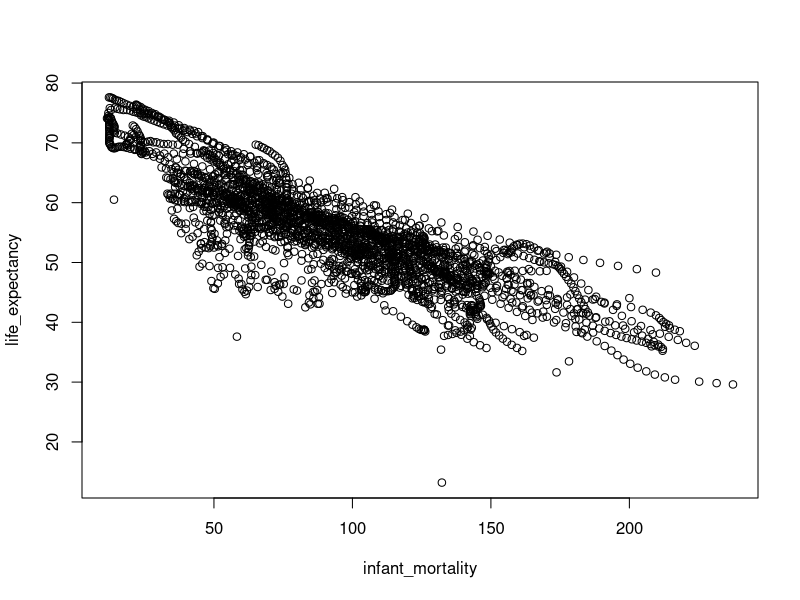
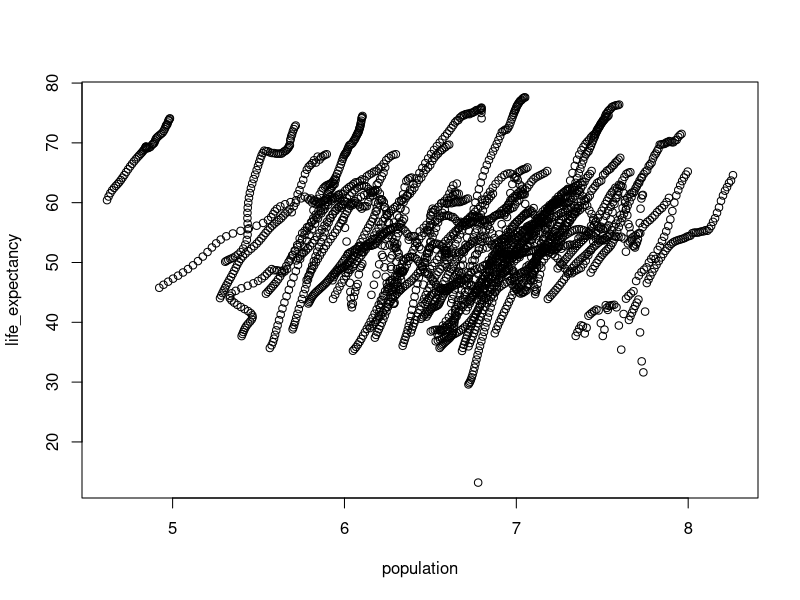
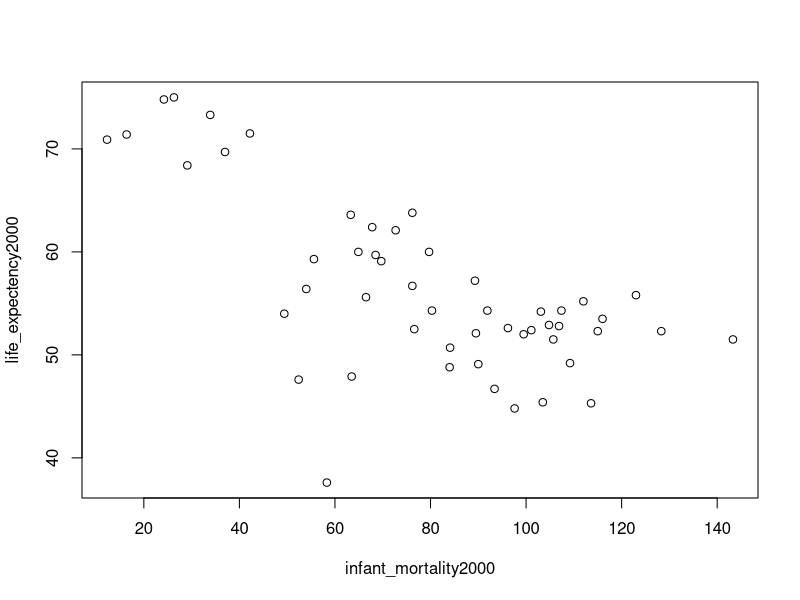
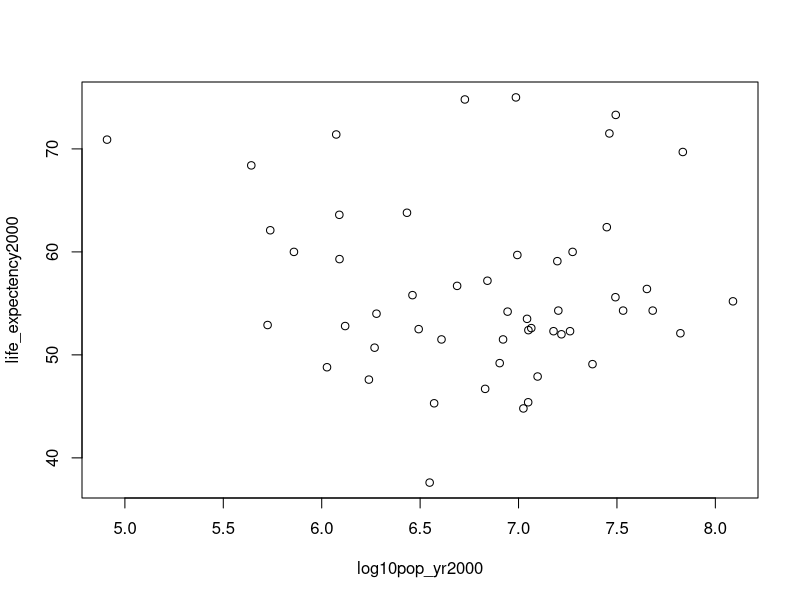
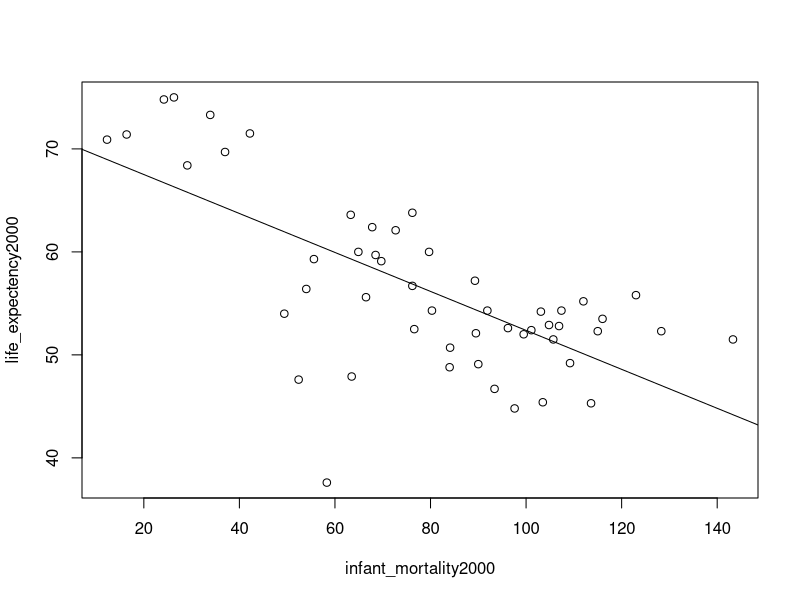
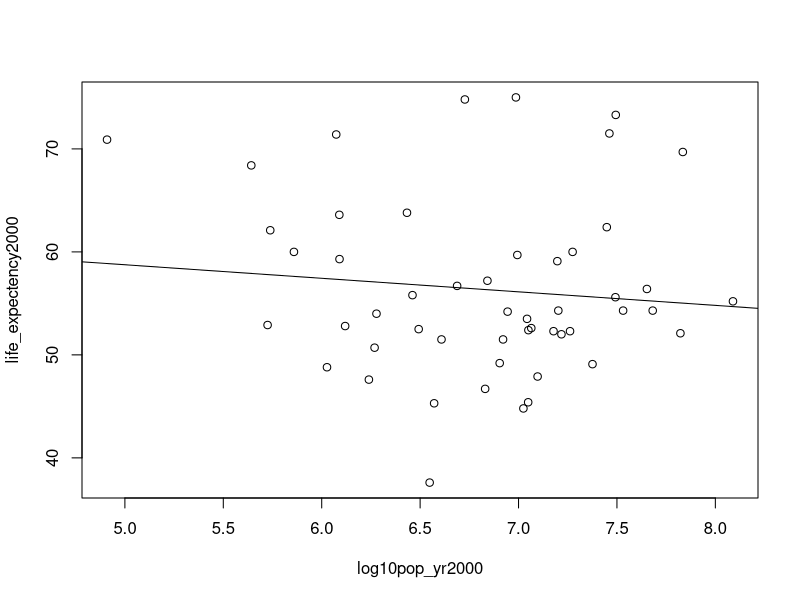

R code for these plots, in order:
## ---- chunk 1
library(dslabs)
data("gapminder")
## ---- chunk 2
help(gapminder)
str(gapminder)
summary(gapminder)
## ---- chunk 3
class(gapminder)
## ---- chunk 4
africadata <- gapminder$continent == "Africa"
## ---- chunk 5
str(africadata)
summary(africadata)
## ---- chunk 6
infant_mortality_africa <- gapminder$infant_mortality[africadata]
## ---- chunk 7
life_expectency_africa <- gapminder$life_expectancy[africadata]
## ---- chunk 8
Infant_LifeExpec_Africa <- data.frame(infant_mortality = infant_mortality_africa, life_expectancy = life_expectency_africa)
## ---- chunk 9
Population_africa <- gapminder$population[africadata]
life_expectency_africa <- gapminder$life_expectancy[africadata]
## ---- chunk 10
Pop_LifeExp_Africa <- data.frame(population = Population_africa, life_expectency = life_expectency_africa)
## ---- chunk 11
str(Pop_LifeExp_Africa)
str(Infant_LifeExpec_Africa)
summary(Pop_LifeExp_Africa)
summary(Infant_LifeExpec_Africa)
## ---- chunk 12
plot(Infant_LifeExpec_Africa)
## ---- chunk 13
logten_pop_africa <- log10(Population_africa)
## ---- chunk 14
log10_pop_life_expec_africa <- data.frame(population = logten_pop_africa, life_expectancy = life_expectency_africa)
## ---- chunk 15
plot(log10_pop_life_expec_africa)
## ---- chunk 16
na_index <- is.na(infant_mortality_africa)
## ---- chunk 17
gapminder$year[na_index]
## ---- chunk 18
sum(na_index)
## ---- chunk 19
 yr2000 <- gapminder$year == 2000
## ---- chunk 20
africa2000 <- yr2000 & africadata
## ---- chunk 21
year2000 <- gapminder$year[africa2000]
region2000 <- gapminder$region[africa2000]
country2000 <- gapminder$country[africa2000]
infant_mortality2000 <- gapminder$infant_mortality[africa2000]
life_expectency2000 <- gapminder$life_expectancy[africa2000]
fertility2000 <- gapminder$fertility[africa2000]
gdp2000 <- gapminder$gdp[africa2000]
continent2000 <- gapminder$continent[africa2000]
population2000 <- gapminder$population[africa2000]
## ---- chunk 22
africa2000_df <- data.frame(year = year2000, region = region2000, country = country2000, infant_mortality = infant_mortality2000, life_expectency = life_expectency2000, fertility = fertility2000, gdp = gdp2000, continent= continent2000, population = population2000)
## ---- chunk 23
str(africa2000_df)
summary(africa2000_df)
## ---- chunk 24
plot(infant_mortality2000, life_expectency2000)
## ---- chunk 25
log10pop_yr2000 <- log10(population2000)
## ---- chunk 26
plot(log10pop_yr2000, life_expectency2000)
## ---- chunk 27
lm1 <- lm(life_expectency2000 ~ infant_mortality2000)
summary(lm1)
## ---- chunk 28
lm2 <- lm(life_expectency2000 ~ log10pop_yr2000)
summary(lm2)
## ---- chunk 29
plot(infant_mortality2000, life_expectency2000)
abline(lm1)
## ---- chunk 30
plot(log10pop_yr2000, life_expectency2000)
abline(lm2)
